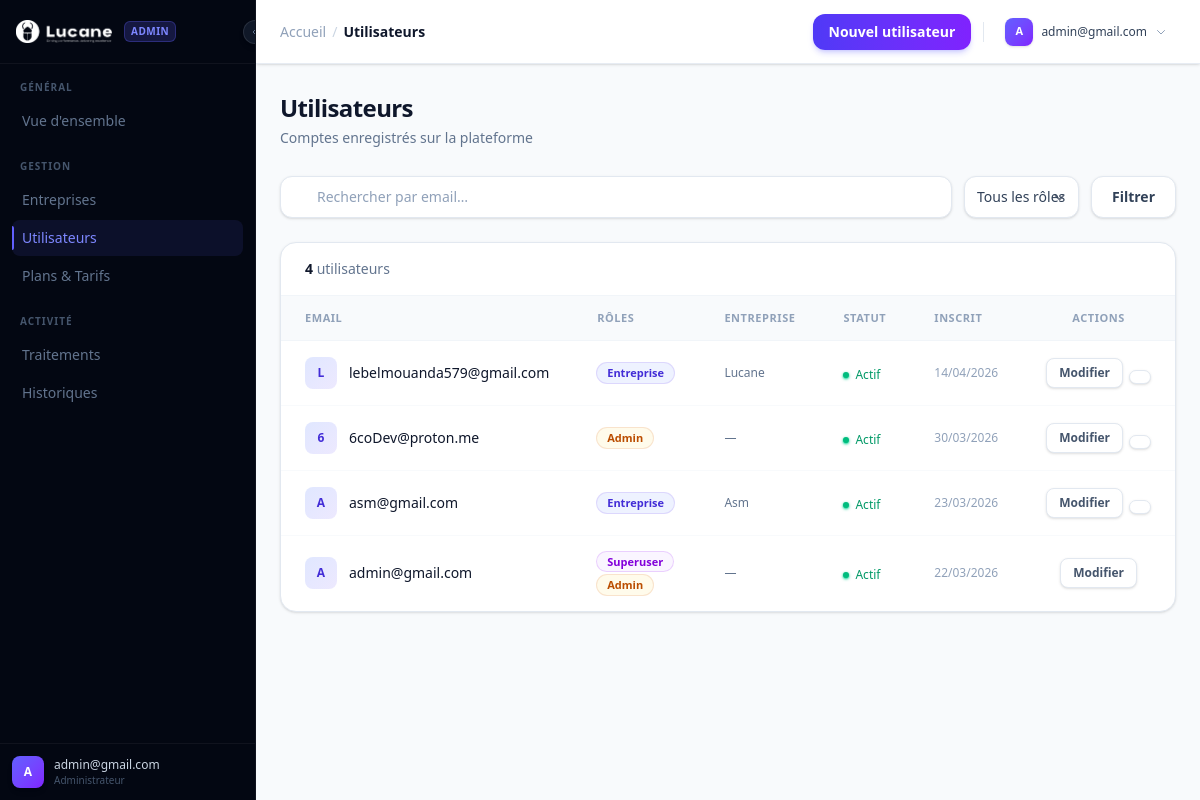
The page /dashboard/admin/users/ (signed in) on the database as committed earlier.
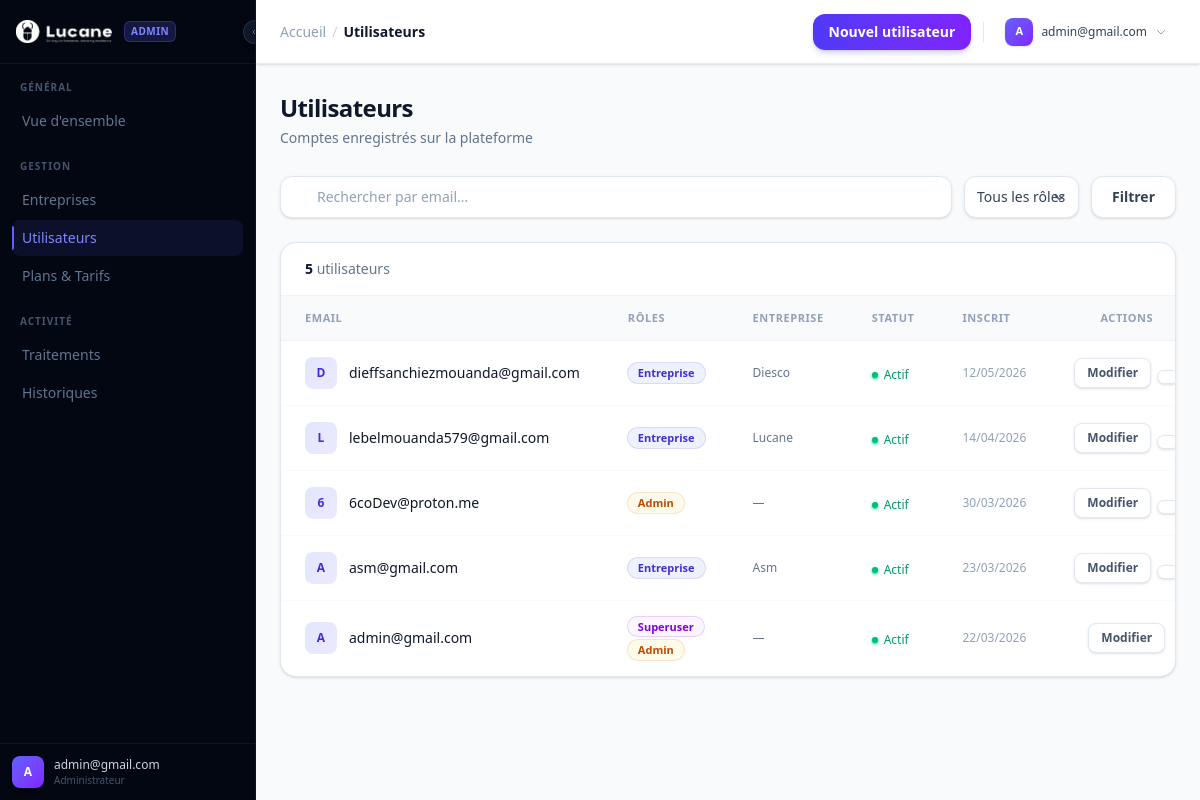
The same page on the database as committed later.
### apps/accounts/models.py (models this page shows, shortened)
class User(AbstractUser):
    username = None
    email = models.EmailField('email', unique=True)
    is_company = models.BooleanField('Entreprise', default=False)
    is_admin = models.BooleanField('Admin plateforme', default=False)
    USERNAME_FIELD = 'email'
    REQUIRED_FIELDS = []
    objects = UserManager()
    class Meta:
        verbose_name = 'Utilisateur'
        verbose_name_plural = 'Utilisateurs'

### apps/companies/models.py (models this page shows, shortened)
class Company(models.Model):
    SUBSCRIPTION_CHOICES = [
        ('trial', 'Essai'),
        ('active', 'Actif'),
        ('expired', 'Expiré'),
        ('suspended', 'Suspendu'),
    ]
    name = models.CharField('Nom', max_length=255)
    user = models.OneToOneField(
        settings.AUTH_USER_MODEL,
        on_delete=models.CASCADE,
        related_name='company'
    )
    subscription_status = models.CharField(
        'Statut abonnement',
        max_length=20,
        choices=SUBSCRIPTION_CHOICES,
        default='trial'
    )
    current_plan = models.ForeignKey(
        'billing.Plan',
        on_delete=models.SET_NULL,
        null=True,
        blank=True,
        related_name='companies'
    )
    monthly_quota = models.IntegerField('Quota mensuel', default=500)
    contacts_used_this_month = models.IntegerField('Contacts utilisés ce mois', default=0)
    quota_reset_at = models.DateField('Prochain renouvellement', null=True, blank=True)
    created_at = models.DateTimeField(auto_now_add=True)
    logo = models.ImageField('Logo', upload_to='company_logos/', null=True, blank=True)
    class Meta:
        verbose_name = 'Entreprise'
        verbose_name_plural = 'Entreprises'

### apps/dashboard/views.py (the view)
# urls.py: path('admin/users/', views.admin_users, name='admin_users'),
@login_required
@admin_required
def admin_users(request):
    qs = User.objects.order_by('-date_joined')
    q = request.GET.get('q', '').strip()
    role = request.GET.get('role', '')
    if q:
        qs = qs.filter(email__icontains=q)
    if role == 'admin':
        qs = qs.filter(is_admin=True)
    elif role == 'company':
        qs = qs.filter(is_company=True)
    elif role == 'staff':
        qs = qs.filter(is_staff=True)
    return render(request, 'dashboard/admin_users.html', {'users': qs})

### templates/dashboard/admin_users.html (shortened to what the changed rows need)
{% extends "dashboard/admin_base.html" %}
{% load lucide %}
{% block content %}
<div class="mb-7">
    <h2 class="text-2xl font-bold text-slate-900 tracking-tight">Utilisateurs</h2>
</div>
<div class="rounded-2xl border border-slate-200 bg-white shadow-sm overflow-hidden">
    <div class="flex items-center justify-between border-b border-slate-100 px-6 py-4">
        <p class="text-sm text-slate-500">
            <span class="font-bold text-slate-900">{{ users.count }}</span>
            utilisateur{{ users.count|pluralize }}
        </p>
    </div>
    <div class="overflow-x-auto">
        <table class="w-full text-sm">
            <thead>
                <tr class="bg-slate-50 border-b border-slate-100">
                    <th class="px-6 py-3.5 text-left text-[11px] font-semibold uppercase tracking-wider text-slate-400">Email</th>
                    <th class="px-6 py-3.5 text-left text-[11px] font-semibold uppercase tracking-wider text-slate-400">Rôles</th>
                    <th class="px-6 py-3.5 text-left text-[11px] font-semibold uppercase tracking-wider text-slate-400">Entreprise</th>
                    <th class="px-6 py-3.5 text-left text-[11px] font-semibold uppercase tracking-wider text-slate-400">Statut</th>
                    <th class="px-6 py-3.5 text-left text-[11px] font-semibold uppercase tracking-wider text-slate-400">Inscrit</th>
                    <th class="px-6 py-3.5 text-center text-[11px] font-semibold uppercase tracking-wider text-slate-400">Actions</th>
                </tr>
            </thead>
            <tbody class="divide-y divide-slate-50">
                {% for u in users %}
                <tr class="transition-colors hover:bg-slate-50/80 group">
                    <td class="px-6 py-4">
                        <div class="flex items-center gap-3">
                            <div class="flex h-8 w-8 shrink-0 items-center justify-center rounded-lg
                                        bg-gradient-to-br from-indigo-100 to-violet-100 text-xs font-bold text-indigo-700">
                                {{ u.email|slice:":1"|upper }}
                            </div>
                            <span class="font-medium text-slate-900">{{ u.email }}</span>
                        </div>
                    </td>
                    <td class="px-6 py-4">
                        <div class="flex flex-wrap gap-1">
                            {% if u.is_superuser %}
                            <span class="rounded-full bg-purple-50 px-2.5 py-0.5 text-[11px] font-semibold text-purple-700 ring-1 ring-purple-600/20">Superuser</span>
                            {% endif %}
                            {% if u.is_admin %}
                            <span class="rounded-full bg-amber-50 px-2.5 py-0.5 text-[11px] font-semibold text-amber-700 ring-1 ring-amber-600/20">Admin</span>
                            {% endif %}
                            {% if u.is_company %}
                            <span class="rounded-full bg-indigo-50 px-2.5 py-0.5 text-[11px] font-semibold text-indigo-700 ring-1 ring-indigo-600/20">Entreprise</span>
                            {% endif %}
                        </div>
                    </td>
                    <td class="px-6 py-4 text-xs text-slate-500">
                        {% if u.is_company %}{{ u.company.name|default:"—" }}{% else %}—{% endif %}
                    </td>
                    <td class="px-6 py-4">
                        {% if u.is_active %}
                        <span class="inline-flex items-center gap-1.5 text-xs font-medium text-emerald-600">
                            <span class="h-1.5 w-1.5 rounded-full bg-emerald-500 shadow-sm shadow-emerald-400"></span>Actif
                        </span>
                        {% else %}
                        <span class="inline-flex items-center gap-1.5 text-xs font-medium text-slate-400">
                            <span class="h-1.5 w-1.5 rounded-full bg-slate-300"></span>Inactif
                        </span>
                        {% endif %}
                    </td>
                    <td class="px-6 py-4 text-xs text-slate-400">{{ u.date_joined|date:"d/m/Y" }}</td>
                    <td class="px-6 py-4">
                        <div class="flex items-center justify-center gap-1.5">
                            <a href="{% url 'dashboard:admin_user_edit' u.pk %}"
                               class="inline-flex items-center gap-1 rounded-lg border border-slate-200 bg-white
                                      px-3 py-1.5 text-xs font-semibold text-slate-600 shadow-sm
                                      transition-all hover:bg-slate-50 hover:border-slate-300">
                                {% lucide "pencil" class="w-3 h-3" %} Modifier
                            </a>
                            {% if not u.is_superuser %}
                            <form method="post" action="{% url 'dashboard:admin_user_delete' u.pk %}"
                                  onsubmit="return confirm('Supprimer {{ u.email }} ?')">
                                <button type="submit"
                                        class="inline-flex items-center rounded-lg border border-slate-200 bg-white
                                               px-2.5 py-1.5 text-xs text-red-500 shadow-sm
                                               transition-all hover:bg-red-50 hover:border-red-200">
                                </button>
                            </form>
                            {% endif %}
                        </div>
                    </td>
                </tr>
                {% endfor %}
            </tbody>
        </table>
    </div>
</div>
{% endblock %}

### templates/dashboard/admin_base.html (shortened to what the changed rows need)
{% extends "base.html" %}
{% load static tailwind_tags %}
{% load static %}
{% load lucide %}
{% block body %}
<div class="flex h-screen overflow-hidden bg-slate-50"
     x-data="{
         collapsed: JSON.parse(localStorage.getItem('sidebarCollapsed') || 'false'),
         mobileOpen: false,
         userMenu: false,
         toggle() {
             this.collapsed = !this.collapsed;
             localStorage.setItem('sidebarCollapsed', JSON.stringify(this.collapsed));
         }
     }">
    <aside class="fixed inset-y-0 left-0 z-50 flex flex-col
                  bg-gray-950 border-r border-white/5
                  transition-all duration-300 ease-in-out
                  lg:static lg:z-auto lg:translate-x-0"
           :style="'width:' + (collapsed ? '68px' : '256px')"
           :class="mobileOpen ? 'translate-x-0' : '-translate-x-full lg:translate-x-0'">
        <div class="shrink-0 overflow-hidden border-t border-white/5 p-3">
            <div class="flex min-w-0 items-center gap-2.5">
                <div class="flex h-8 w-8 shrink-0 items-center justify-center rounded-lg
                            bg-gradient-to-br from-indigo-500 to-violet-600 text-xs font-semibold text-white shadow-md">
                    {{ request.user.email|slice:":1"|upper }}
                </div>
                <div class="min-w-0 overflow-hidden transition-all duration-300"
                     :class="collapsed ? 'w-0 opacity-0' : 'w-auto opacity-100'">
                    <p class="truncate whitespace-nowrap text-xs font-medium text-slate-300">{{ request.user.email }}</p>
                    <p class="whitespace-nowrap text-[10px] text-slate-600">Administrateur</p>
                </div>
            </div>
        </div>
    </aside>
    <div class="flex min-w-0 flex-1 flex-col overflow-hidden">
        <header class="sticky top-0 z-30 flex h-16 shrink-0 items-center gap-3
                       border-b border-slate-200/80 bg-white/90 px-4 backdrop-blur-md sm:px-6 shadow-sm">
            <div class="flex shrink-0 items-center gap-2">
                <div class="relative" @click.away="userMenu = false">
                    <button @click="userMenu = !userMenu"
                            class="flex items-center gap-2 rounded-lg px-2 py-1.5 border border-transparent
                                   text-slate-700 transition-all hover:bg-slate-100 hover:border-slate-200">
                        <div class="flex h-7 w-7 shrink-0 items-center justify-center rounded-lg
                                    bg-gradient-to-br from-indigo-500 to-violet-600 text-[11px] font-semibold text-white shadow-sm">
                            {{ request.user.email|slice:":1"|upper }}
                        </div>
                        <span class="hidden text-xs font-medium sm:block text-slate-700">{{ request.user.email|truncatechars:18 }}</span>
                        <svg class="h-3 w-3 shrink-0 text-slate-400 transition-transform duration-200"
                             :class="userMenu ? 'rotate-180' : ''"
                             fill="none" stroke="currentColor" viewBox="0 0 24 24">
                            <path stroke-linecap="round" stroke-linejoin="round" stroke-width="2" d="M19 9l-7 7-7-7"/>
                        </svg>
                    </button>
                </div>
            </div>
        </header>
        <main class="flex-1 overflow-y-auto bg-slate-50">
            <div class="mx-auto max-w-7xl px-4 py-7 sm:px-6">
                {% block content %}{% endblock %}
            </div>
        </main>
    </div>
</div>
{% endblock %}

Rows that differ between the two databases and show on the page:
added User: email "D", email "dieffsanchiezmouanda@gmail.com", is_company "Entreprise", company.name "Diesco", is_active True (drawn), date_joined "12/05/2026"
Other text that changed with them:
{{ users.count }}: "4" → "5"
